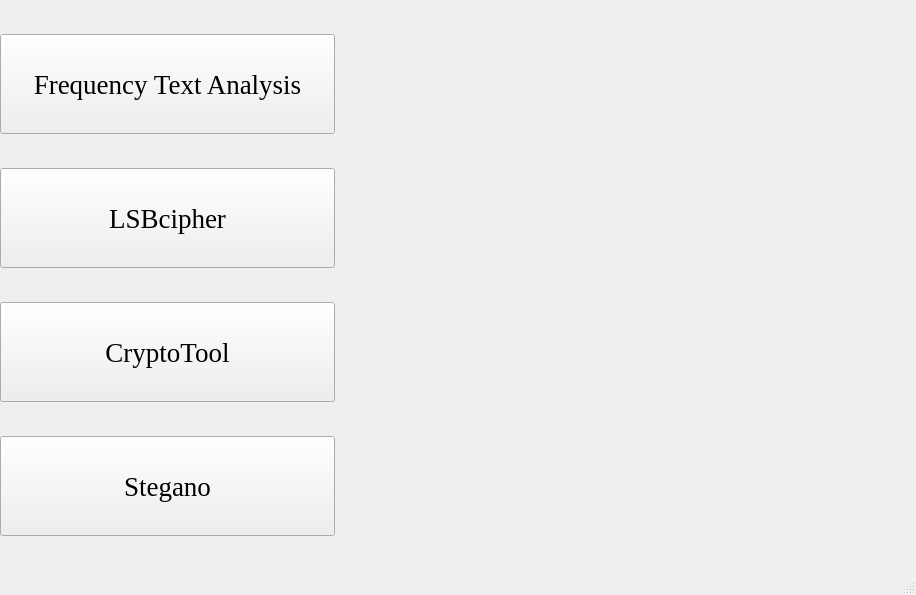
<?xml version="1.0" encoding="UTF-8"?>
<ui version="4.0">
 <class>CyberSecurityTool</class>
 <widget class="QMainWindow" name="CyberSecurityTool">
  <property name="windowModality">
   <enum>Qt::ApplicationModal</enum>
  </property>
  <property name="geometry">
   <rect>
    <x>0</x>
    <y>0</y>
    <width>916</width>
    <height>595</height>
   </rect>
  </property>
  <property name="font">
   <font>
    <family>Times New Roman</family>
   </font>
  </property>
  <property name="windowTitle">
   <string>MainWindow</string>
  </property>
  <widget class="QWidget" name="centralwidget">
   <widget class="QWidget" name="horizontalLayoutWidget">
    <property name="geometry">
     <rect>
      <x>0</x>
      <y>0</y>
      <width>911</width>
      <height>572</height>
     </rect>
    </property>
    <layout class="QHBoxLayout" name="horizontalLayout">
     <item>
      <layout class="QHBoxLayout" name="horizontalLayout_2">
       <item>
        <layout class="QVBoxLayout" name="verticalLayout_2">
         <property name="spacing">
          <number>0</number>
         </property>
         <item>
          <widget class="QPushButton" name="FrequencyTextAnalysisButton">
           <property name="minimumSize">
            <size>
             <width>0</width>
             <height>100</height>
            </size>
           </property>
           <property name="font">
            <font>
             <pointsize>20</pointsize>
            </font>
           </property>
           <property name="text">
            <string>Frequency Text Analysis</string>
           </property>
          </widget>
         </item>
         <item>
          <widget class="QPushButton" name="LSBcipherButton">
           <property name="minimumSize">
            <size>
             <width>0</width>
             <height>100</height>
            </size>
           </property>
           <property name="font">
            <font>
             <pointsize>20</pointsize>
            </font>
           </property>
           <property name="toolTipDuration">
            <number>-1</number>
           </property>
           <property name="text">
            <string>LSBcipher</string>
           </property>
          </widget>
         </item>
         <item>
          <widget class="QPushButton" name="CryptoToolButton">
           <property name="minimumSize">
            <size>
             <width>0</width>
             <height>100</height>
            </size>
           </property>
           <property name="font">
            <font>
             <pointsize>20</pointsize>
            </font>
           </property>
           <property name="text">
            <string>CryptoTool</string>
           </property>
          </widget>
         </item>
         <item>
          <widget class="QPushButton" name="SteganoButton">
           <property name="minimumSize">
            <size>
             <width>0</width>
             <height>100</height>
            </size>
           </property>
           <property name="font">
            <font>
             <pointsize>20</pointsize>
            </font>
           </property>
           <property name="text">
            <string>Stegano</string>
           </property>
          </widget>
         </item>
        </layout>
       </item>
      </layout>
     </item>
     <item>
      <widget class="QLabel" name="PixMap">
       <property name="minimumSize">
        <size>
         <width>570</width>
         <height>570</height>
        </size>
       </property>
       <property name="maximumSize">
        <size>
         <width>570</width>
         <height>570</height>
        </size>
       </property>
       <property name="text">
        <string/>
       </property>
      </widget>
     </item>
    </layout>
   </widget>
  </widget>
  <widget class="QStatusBar" name="statusbar"/>
 </widget>
 <resources/>
 <connections/>
</ui>
